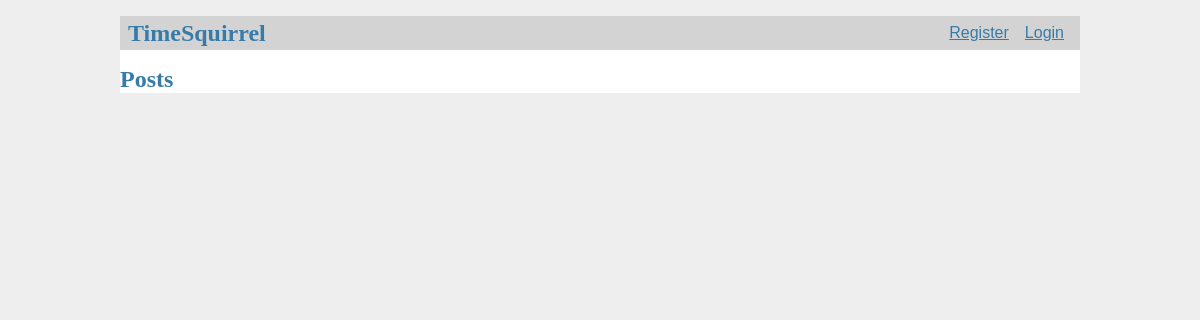
Before: / with the older database file.
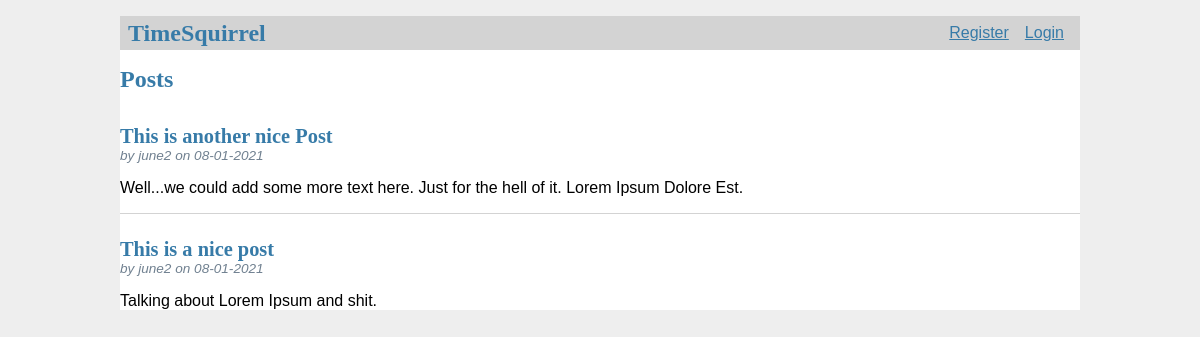
After: the same page with the newer database file.
### tables this page shows
CREATE TABLE post (
    id  INTEGER PRIMARY KEY AUTOINCREMENT,
    author_id INTEGER NOT NULL,
    created TIMESTAMP NOT NULL DEFAULT CURRENT_TIMESTAMP,
    title TEXT NOT NULL,
    body TEXT NOT NULL,
    FOREIGN KEY (author_id) REFERENCES user (id)
);

CREATE TABLE user (
    id INTEGER PRIMARY KEY AUTOINCREMENT,
    username TEXT UNIQUE NOT NULL,
    password TEXT NOT NULL
);

### app/displayHandler.py (the view)
@bp.route('/')
def index():
    db = get_db()
    posts = db.execute(
        'SELECT p.id, title, body, created, author_id, username'
        ' FROM post p JOIN user u ON p.author_id = u.id'
        ' ORDER BY created DESC'
    ).fetchall()
    return render_template('blog/index.html', posts=posts)

### app/databaseHandler.py (called while the page is built)
def get_db():
    if 'db' not in g:
        g.db = sqlite3.connect(
            current_app.config['DATABASE'],
            detect_types=sqlite3.PARSE_DECLTYPES
        )
        g.db.row_factory =sqlite3.Row
    return g.db

### app/loginHandler.py (called while the page is built)
@bp.before_app_request
def load_logged_in_user():
    user_id = session.get('user_id')
    if user_id is None:
        g.user = None
    else:
        g.user = get_db().execute(
            'SELECT * FROM user WHERE id = ?', (user_id,)
        ).fetchone()

### app/templates/blog/index.html (shortened to what this page needs)
{% extends 'base.html' %}
{% block header %}
    <h1>{% block title %}Posts{% endblock %}</h1>
{% endblock %}
{% block content %}
    {% for post in posts %}
        <article class="post">
            <header>
                <div>
                    <h1>{{ post['title'] }}</h1>
                    <div class="about">by {{ post['username'] }} on {{ post['created'].strftime('%d-%m-%Y') }}</div>
                </div>
            </header>
            <p class="body">{{ post['body'] }}</p>
        </article>
        {% if not loop.last %}
            <hr>
        {% endif %}
    {% endfor %}
{% endblock %}

### app/templates/base.html (shortened to what this page needs)
<!DOCTYPE html>
<link rel="stylesheet" href="{{ url_for('static', filename='css/style.css') }}">
<nav>
    <h1>TimeSquirrel</h1>
    <ul>
        {% if g.user %}
            <li><span>{{ g.user['username'] }}</span>
            <li><a href="{{ url_for('login.logout') }}">Log Out</a>
        {% else %}
            <li><a href="{{ url_for('login.register') }}">Register</a>
            <li><a href="{{ url_for('login.login') }}">Login</a>
        {% endif %}
    </ul>
</nav>
<section>
    <header>
        {% block header%}{% endblock %}
    </header>
    {% block content %}{% endblock %}
</section>

### app/static/css/style.css (style rules this page uses)
h1, h2, h3, h4, h5, h6 { font-family: serif; color: #377ba8; margin: 1rem 0; }
a { color: #377ba8; }
hr { border: none; border-top: 1px solid lightgray; }
nav { background: lightgray; display: flex; align-items: center; padding: 0 0.5rem; }
nav h1 { flex: auto; margin: 0; }
nav ul { display: flex; list-style: none; margin: 0; padding: 0; }
nav ul li a, nav ul li span, header .action { display: block; padding: 0.5rem; }
.post > header { display: flex; align-items: flex-end; font-size: 0.85em; }
.post > header > div:first-of-type { flex: auto; }
.post > header h1 { font-size: 1.5em; margin-bottom: 0; }
.post .about { color: slategray; font-style: italic; }
.post .body { white-space: pre-line; }

Changed rows visible on the page:
added post: title "This is another nice Post", username "june2", created "08-01-2021", body "Well...we could add some more text here. Just for the hell of it. Lorem Ipsum Dolore Est."
added post: title "This is a nice post", username "june2", created "08-01-2021", body "Talking about Lorem Ipsum and shit."
